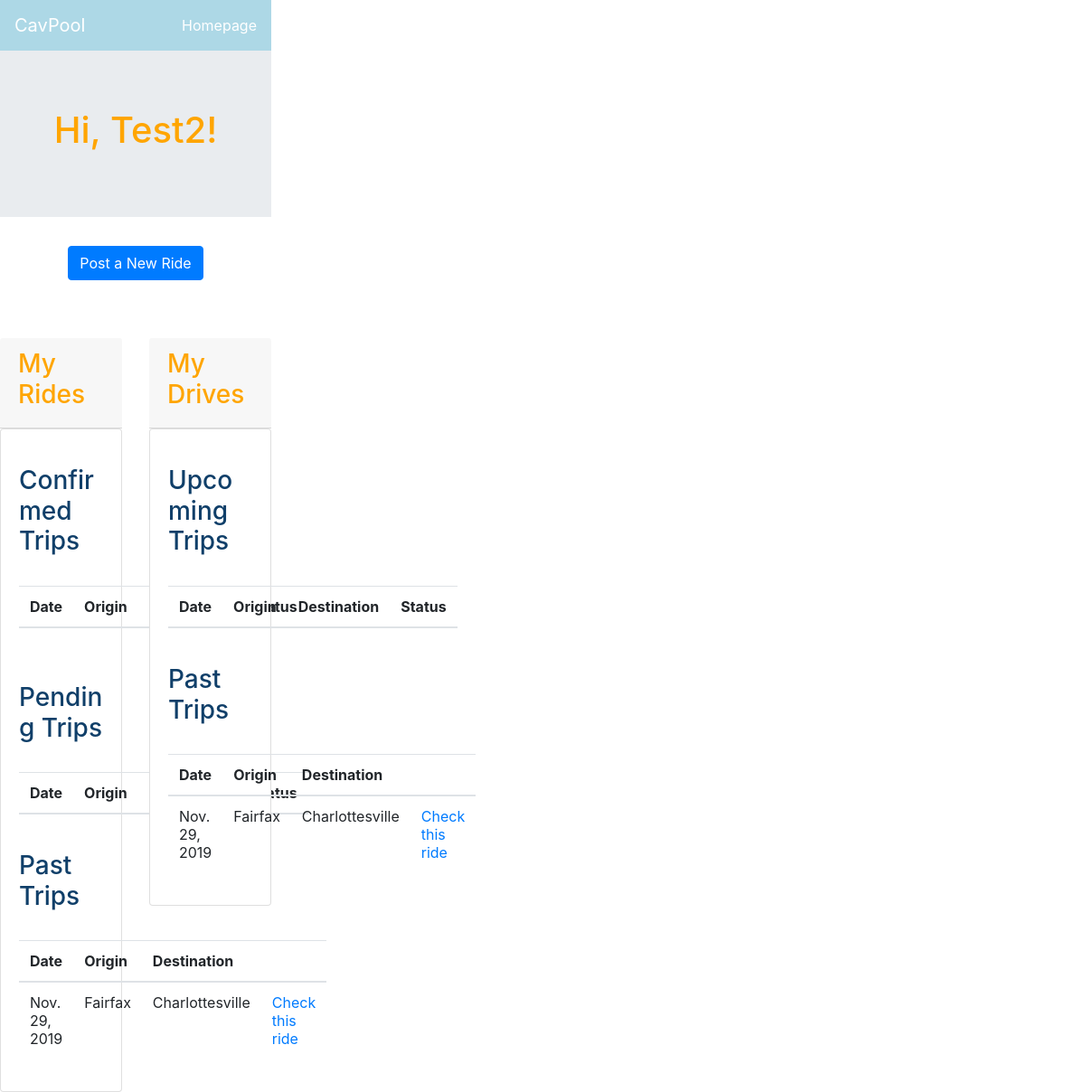
Page /3/profile on the committed database.
### Rideshare_app/models.py (models this page shows, shortened)
class Driver(models.Model):
    first_name = models.CharField(max_length = 30)
    last_name = models.CharField(max_length = 30)
    email = models.CharField(max_length = 100)
    venmo = models.CharField(max_length = 30, blank = True, null = True)
    phone_number = models.CharField(max_length = 20, blank = True, null = True)
    car_make = models.CharField(max_length = 30, blank = True, null = True)
    car_model = models.CharField(max_length = 30, blank = True, null = True)

class Ride(models.Model):
    departure_location = models.CharField(max_length = 30)
    destination_location = models.CharField(max_length = 30)
    departure_state = models.CharField(max_length = 30, null = True, blank = True)
    destination_state = models.CharField(max_length = 30, null = True, blank = True)
    date = models.DateField()
    time = models.TimeField(blank = True, null = True)
    seats = models.IntegerField(null = True, blank = True)
    price = models.IntegerField(null = True, blank = True)
    driver = models.ForeignKey(Driver, null = True, on_delete = models.CASCADE)
    riders = models.ManyToManyField(Rider, blank = True)
    confirmed_riders = models.ManyToManyField(Rider, blank = True, related_name = "confirmed_riders")
    pending_riders = models.ManyToManyField(Rider, blank = True, related_name = "pending_riders")

### Rideshare_app/views.py (the view)
# urls.py: path('<int:user_id>/profile', views.profile, name= 'profile'),
def profile(request, user_id):
    user = get_object_or_404(User, pk = user_id)
    driver = user.driver
    rider = user.rider
    driver_id = driver.id
    rider_id = rider.id
    upcoming_rides_list = Ride.objects.filter(driver = driver_id, date__gte = timezone.now())
    past_rides = Ride.objects.filter(driver = driver_id, date__lt = timezone.now())
    pending_ride_ids = getPendingRides(rider_id)
    pending_rides_list = Ride.objects.filter(pk__in = pending_ride_ids, date__gte = timezone.now())
    context = {"user" : user, "driver" : driver, "upcoming_rides_list" : upcoming_rides_list,
                "past_rides" : past_rides, "rider" : rider,
                "pending_rides_list" : pending_rides_list}
    return render(request, 'Rideshare_app/profile.html', context)

### Rideshare_app/views.py (called while the page is built)
def getPendingRides(rider_id):
    all_rides = Rider.objects.all()
    ride_ids = []
    for ride in all_rides:
        if ride.pending_riders.filter(pk = rider_id).exists():
            ride_ids.append(ride.id)
    return ride_ids

### Rideshare_app/templates/Rideshare_app/profile.html (shortened to what this page needs)
<html>
{% load bootstrap4 %}
{% bootstrap_css %}
<head>
<link rel="stylesheet" type="text/css" href="profile.css">
  <nav class="navbar navbar-dark" style="background-color:lightblue">
  <a class="navbar-brand"> CavPool</a>
	<ul class="navbar-nav">
		<li class="nav-item active">
			<a class="nav-link" href="{% url 'index' %}">Homepage</a>
		</li>
	</ul>
</nav>
<div class="jumbotron jumbotron-fluid">
	<div class="container">
	   <h1 style = "text-align: center; color:orange"> Hi, {{driver.first_name}}! </h1>
	</div>
</div>
<div style ="text-align: center" >
  <a href="{% url 'post_ride_driver' user.id%}">
    <button class="btn btn-primary" >Post a New Ride</button>
</a>
</div>
</head>
</head>
<body>
<br>
<br>
<div class="row">
  <div class="col-sm-6">
    <div class="card-header">
    <h3 style =  "color: orange">
    My Rides
    </div>
    <div class="card">
      <div class="card-body">
        <body>
  <h3 style = "padding-top:20;color: #103F69"> Confirmed Trips </h3>
  <br>
  <table class="table">
  <thead>
    <tr>
      <th scope="col">Date</th>
      <th scope="col">Origin</th>
      <th scope="col">Destination</th>
      <th scope="col">Status</th>
    </tr>
  </thead>
</table>
<br>
<h3 style = "padding-top:20;color: #103F69"> Pending Trips </h3>
<br>
<table class="table">
<thead>
  <tr>
    <th scope="col">Date</th>
    <th scope="col">Origin</th>
    <th scope="col">Destination</th>
    <th scope="col">Status</th>
  </tr>
</thead>
</table>
<br>
  <h3 style = "color: #103F69"> Past Trips </h3> <br>
  <table class="table">
  <thead>
    <tr>
      <th scope="col">Date</th>
      <th scope="col">Origin</th>
      <th scope="col">Destination</th>
      <th scope="col"></th>
    </tr>
  </thead>
  <tbody>
      {%for ride in past_rides%}
        <tr>
      <td>{{ride.date}}</td>
      <td>{{ride.departure_location}}</td>
      <td>{{ride.destination_location}}</td>
      <td><a href=" {% url 'ride' ride.id%}"> Check this ride</a></td>
      </tr>
      {% endfor %}
  </tbody>
</table>
      </div>
    </div>
  </div>
  <div class="col-sm-6">
    <div class="card-header">
    <h3 style =  "color: orange">
    My Drives
    </div>
    <div class="card">
      <div class="card-body">
        <body>
  <h3 style = "padding-top:20;color: #103F69"> Upcoming Trips </h3>
  <br>
  <table class="table">
  <thead>
    <tr>
      <th scope="col">Date</th>
      <th scope="col">Origin</th>
      <th scope="col">Destination</th>
      <th scope="col">Status</th>
    </tr>
  </thead>
</table>
<br>
  <h3 style = "color: #103F69"> Past Trips </h3> <br>
  <table class="table">
  <thead>
    <tr>
      <th scope="col">Date</th>
      <th scope="col">Origin</th>
      <th scope="col">Destination</th>
      <th scope="col"></th>
    </tr>
  </thead>
  <tbody>
      {% for ride in past_rides %}
        <tr>
      <td>{{ride.date}}</td>
      <td>{{ride.departure_location}}</td>
      <td>{{ride.destination_location}}</td>
      <td><a href=" {% url 'ride' ride.id%}"> Check this ride</a></td>
      </tr>
      {% endfor %}
  </tbody>
</table>
      </div>
    </div>
  </div>
</div>
</body>
</html>

### Rideshare_app/templates/Rideshare_app/profile.css (style rules this page uses)
html, body, header, .column { float: left; width: 50%; }
.row:after { content: ""; display: table; clear: both; }

### Rideshare_app/templates/Rideshare_app/profile.html (style rules this page uses)
* { box-sizing: border-box; }
.row:after { content: ""; display: table; clear: both; }

### rows in the picture
Driver: first_name "Test2"
Ride: date "Nov. 29, 2019", departure_location "Fairfax", destination_location "Charlottesville"
